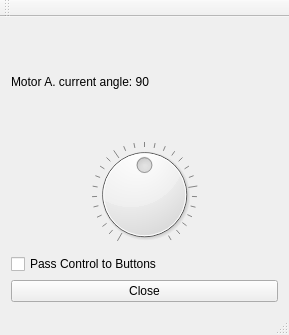
<?xml version="1.0" encoding="UTF-8"?>
<ui version="4.0">
 <class>MainWindow</class>
 <widget class="QMainWindow" name="MainWindow">
  <property name="geometry">
   <rect>
    <x>0</x>
    <y>0</y>
    <width>289</width>
    <height>335</height>
   </rect>
  </property>
  <property name="windowTitle">
   <string>MainWindow</string>
  </property>
  <widget class="QWidget" name="centralWidget">
   <layout class="QVBoxLayout" name="verticalLayout_2">
    <item>
     <layout class="QVBoxLayout" name="verticalLayout">
      <item>
       <widget class="QLabel" name="label">
        <property name="text">
         <string>Motor A. current angle: 90</string>
        </property>
       </widget>
      </item>
      <item>
       <widget class="QDial" name="dial_angle">
        <property name="maximum">
         <number>180</number>
        </property>
        <property name="value">
         <number>90</number>
        </property>
        <property name="tracking">
         <bool>true</bool>
        </property>
        <property name="wrapping">
         <bool>false</bool>
        </property>
        <property name="notchTarget">
         <double>6.699999999999999</double>
        </property>
        <property name="notchesVisible">
         <bool>true</bool>
        </property>
       </widget>
      </item>
      <item>
       <widget class="QCheckBox" name="cBx_controlPass">
        <property name="text">
         <string>Pass Control to Buttons</string>
        </property>
       </widget>
      </item>
      <item>
       <widget class="QPushButton" name="pBtn_exit">
        <property name="text">
         <string>Close</string>
        </property>
       </widget>
      </item>
     </layout>
    </item>
   </layout>
  </widget>
  <widget class="QMenuBar" name="menuBar">
   <property name="geometry">
    <rect>
     <x>0</x>
     <y>0</y>
     <width>289</width>
     <height>26</height>
    </rect>
   </property>
  </widget>
  <widget class="QToolBar" name="mainToolBar">
   <attribute name="toolBarArea">
    <enum>TopToolBarArea</enum>
   </attribute>
   <attribute name="toolBarBreak">
    <bool>false</bool>
   </attribute>
  </widget>
  <widget class="QStatusBar" name="statusBar"/>
 </widget>
 <layoutdefault spacing="6" margin="11"/>
 <resources/>
 <connections/>
</ui>
